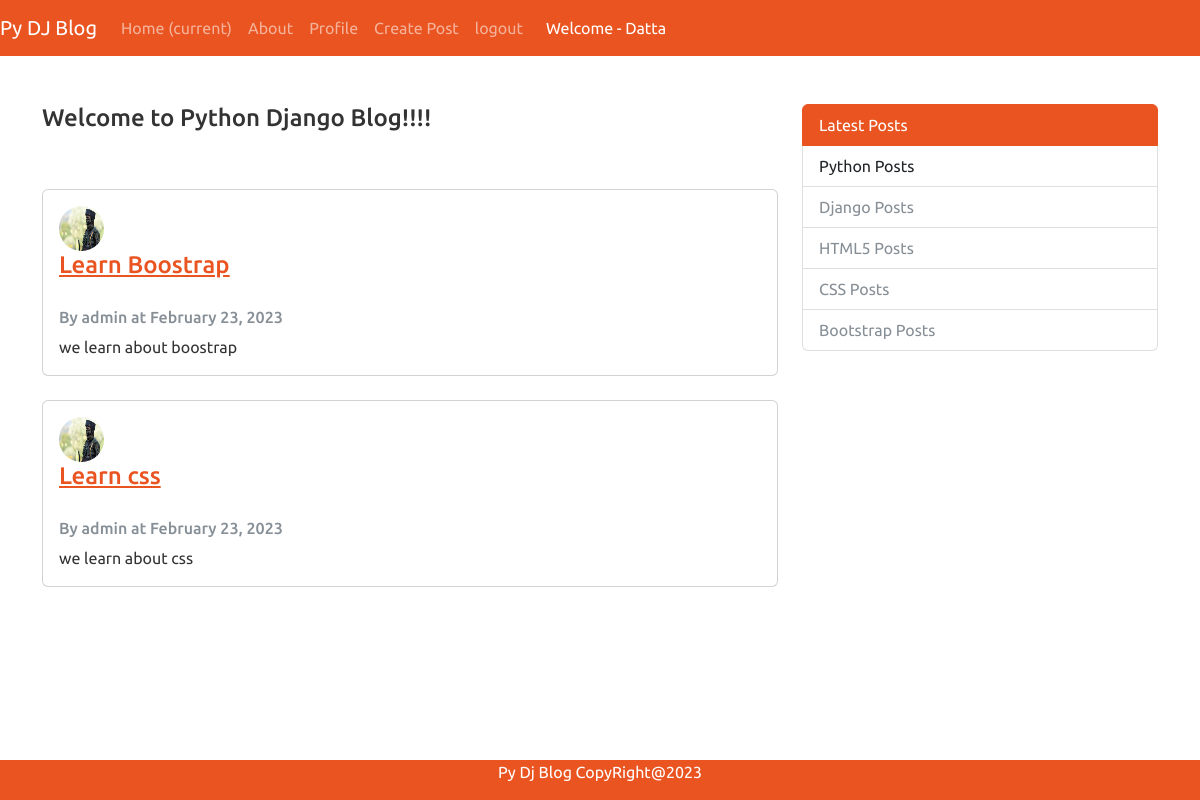
Screenshot of / (signed in) with the database file from the repository.
### blog/models.py (models this page shows, shortened)
class Post(models.Model):
    title = models.CharField(max_length=100)
    content = models.TextField()
    date_posted = models.DateTimeField(default=timezone.now)  # possible values - auto_now = True , auto_now_add = True, default
    author = models.ForeignKey(User,on_delete = models.CASCADE)

### users/models.py (models this page shows, shortened)
class Profile(models.Model):
    user = models.OneToOneField(User, on_delete=models.CASCADE)
    image = models.ImageField(default='profile_pics/default.jpg', upload_to='profile_pics')

### blog/views.py (the view)
# urls.py: path('',PostListView.as_view(),name="home"),
class PostListView(ListView):
    model=Post
    template_name="home.html"
    context_object_name='posts'
    ordering=['-date_posted']

### blog/templates/home.html (shortened to what this page needs)
{% extends 'base.html'%}
{% block content%}
<h4>Welcome to Python Django Blog!!!!</h4>
<br />
<br />
{% for p in posts %}
<div class="card">
    <div class="card-body">
        <div class="row">
        <div class="col-md-1">
            <img class="rounded-circle" style="width: 45px;height:45px" src="{{ p.author.profile.image.url }}">
            </div>
            <div class="col-md-16">
                <h4><a class="card-title" href="#">{{p.title}}</a></h4>
            </div>
        </div>
        <br>
        <h6 class="card-subtitle mb-2 text-muted">By {{p.author}} at {{p.date_posted |date:"F d, Y"}} <br />
        </h6>
        <p class="card-text" style="width: 550px;">{{p.content}}</p>
    </div>
</div>
<br />
{% endfor %}
{% endblock %}

### templates/base.html (shortened to what this page needs)
{% load static %}
<!DOCTYPE html>
<html lang="en">
<head>
    <link rel="stylesheet" type="text/css" href="{% static 'assets/css/bootstrap.min.css'%}">
    <link rel="stylesheet" type="text/css" href="{% static 'assets/css/custom.css'%}">
</head>
<body>
    <nav class="navbar navbar-expand-lg navbar-dark bg-primary">
        <a class="navbar-brand" href="#">Py DJ Blog</a>
        <div class="collapse navbar-collapse" id="navbarColor01">
            <ul class="navbar-nav mr-auto">
                <li class="nav-item active">
                    <a class="nav-link" href="{% url 'home' %}">Home <span class="sr-only">(current)</span></a>
                </li>
                <li class="nav-item">
                    <a class="nav-link" href="#">About</a>
                </li>
                {% if user.is_authenticated %}
                <li class="nav-item">
                    <a class="nav-link" href="{% url 'profile' %}">Profile</a>
                </li>
                <li>
                    <a class="nav-link" href="{% url 'post-create'%}">Create Post</a>
                </li>
                <li class="nav-item">
                    <a class="nav-link" href="{% url 'logout' %}">logout</a>
                </li>
               <li>
                    <label style="width:250px;color: white;margin-top: 8px;margin-left: 15px;">Welcome -
                        {{user.username}}</label>
                </li>
                {% endif %}
            </ul>
        </div>
    </nav>
    <br />
    <br />
    <div class="container">
        <div class="row">
            <div class="col-sm-8">
                {% block content %}
                {% endblock %}
            </div>
            <div class="col-sm-4">
                <div class="list-group">
                    <a href="#" class="list-group-item list-group-item-action active">
                        Latest Posts
                    </a>
                    <a href="#" class="list-group-item list-group-item-action">
                        Python Posts
                    </a>
                    <a href="#" class="list-group-item list-group-item-action disabled">
                        Django Posts
                    </a>
                    <a href="#" class="list-group-item list-group-item-action disabled">
                        HTML5 Posts
                    </a>
                    <a href="#" class="list-group-item list-group-item-action disabled">
                        CSS Posts
                    </a>
                    <a href="#" class="list-group-item list-group-item-action disabled">
                        Bootstrap Posts
                    </a>
                </div>
            </div>
        </div>
    </div>
    <div class="footer">
        <p>Py Dj Blog CopyRight@2023</p>
    </div>
</body>
</html>

### static/assets/css/custom.css (style rules this page uses)
.footer { position: fixed; left: 0; bottom: 0; width: 100%; background-color:#e95420; color: white; text-align: center; }

### rows the page displays
Post: author.profile.image (placeholder picture), title "Learn Boostrap", author "admin", date_posted "February 23, 2023", content "we learn about boostrap"
Post: author.profile.image (placeholder picture), title "Learn css", author "admin", date_posted "February 23, 2023", content "we learn about css"

### other values shown
{{ user.username }} "Datta"
